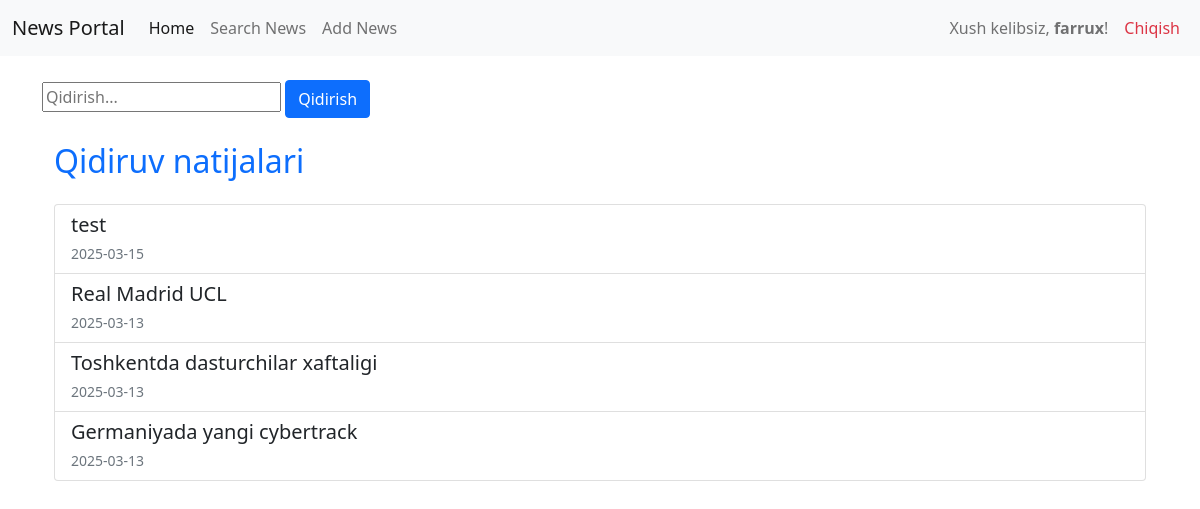
/search_news/ (signed in), run on an earlier commit of the app's database.
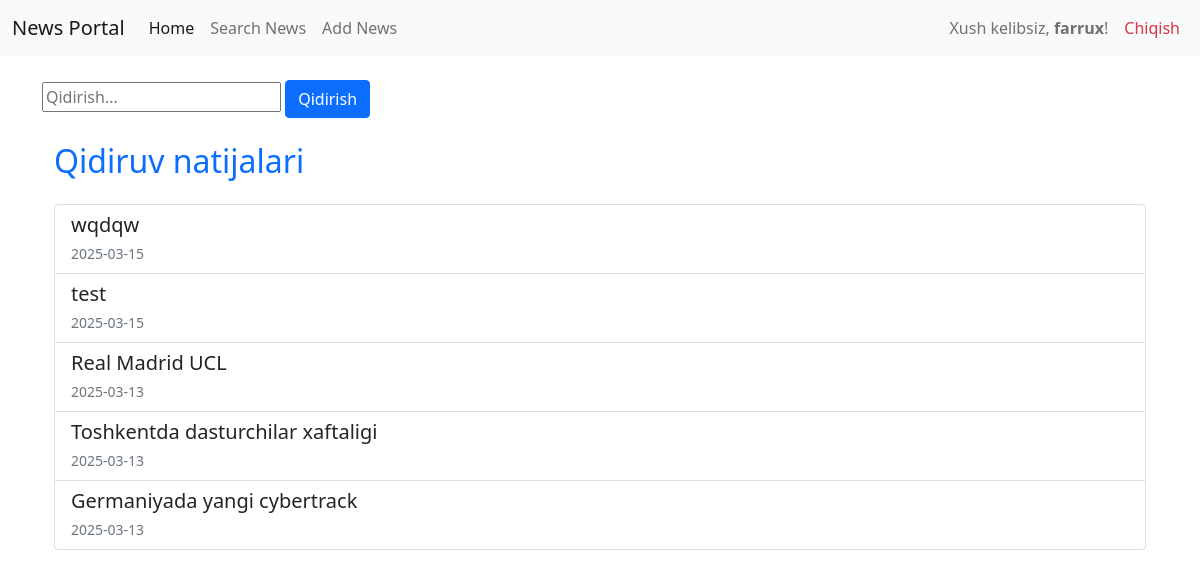
And on a later commit of the database.
### configapp/models.py (models this page shows, shortened)
class News(models.Model):
    title = models.CharField(max_length=150, verbose_name='news')
    context = models.TextField(blank=True)
    created_ed = models.DateTimeField(auto_now_add=True)
    updated_ed = models.DateTimeField(auto_now=True)
    category = models.ForeignKey(Categories, on_delete=models.CASCADE, related_name="news_get")
    photo = models.FileField(upload_to='media/%Y/%m/%d/')
    is_bool = models.BooleanField(default=True)
    views = models.IntegerField(default=0)
    class Meta:
        verbose_name = "NEW"
        verbose_name_plural = "NEWS"
        ordering = ['-created_ed']

### configapp/views.py (the view)
# urls.py: path('search_news/', search_view, name='search_news'),
@login_required(login_url='login')
def search_view(request):
    query = request.GET.get('q', '')
    results = News.objects.filter(
        Q(title__icontains=query) |
        Q(context__icontains=query)
    ) if query else News.objects.all()
    return render(request, 'search.html', {'news_list': results, 'query': query})

### configapp/templates/search.html (shortened to what this page needs)
{% extends 'base.html' %}
  {% block body %}
  <form method="GET" action="{% url 'search_news' %}">
    <input type="text" name="q" placeholder="Qidirish..." value="{{ query }}" />
    <button class="btn btn-primary" type="submit">Qidirish</button>
  </form>
  <div class="container mt-4">
    <h2 class="text-primary mb-4">Qidiruv natijalari</h2>
    {% if news_list %}
    <div class="list-group">
      {% for news in news_list %}
      <a
        href="{% url 'news_detail' news.id %}"
        class="list-group-item list-group-item-action"
      >
        <h5 class="mb-1">{{ news.title }}</h5>
        <small class="text-muted">{{ news.created_ed | date:'Y-m-d' }}</small>
      </a>
      {% endfor %}
    </div>
    {% else %}
    <div class="alert alert-warning" role="alert">
      <p>Hech narsa topilmadi.</p>
    </div>
    {% endif %}
  </div>
  {% endblock %}

What changed in the data, as far as the page shows it:
added News: title "wqdqw", created_ed "2025-03-15"
